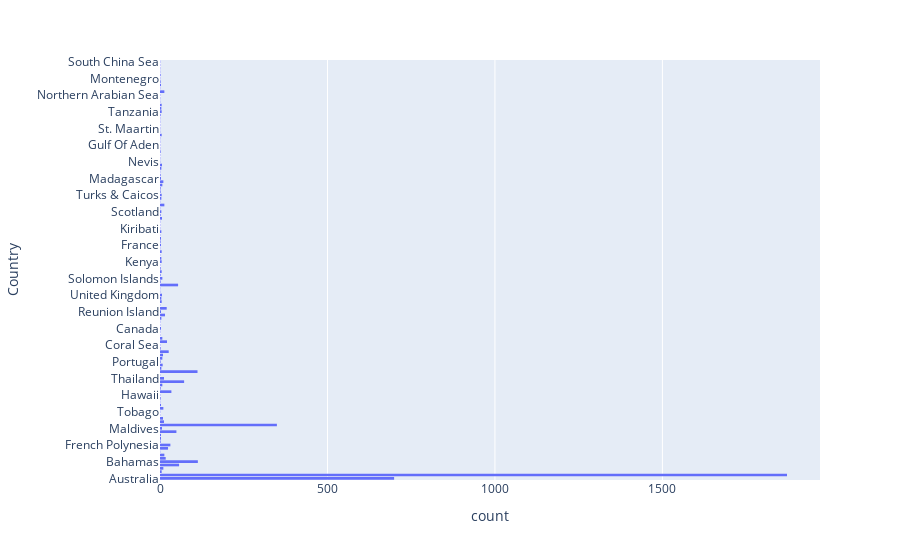

Here is the notebook cell this chart was saved with:
### Code cell
px.histogram(df_50_last_years, y= "Country")

### Figure 1 — Plotly figure (JSON) as saved in the notebook; plotly's stock layout.template omitted (floating-point values rounded to 4 significant figures; data arrays with more than 128 entries replaced by an {"elided": "..."} marker saying what was removed)
{"data": [{"alignmentgroup": "True", "bingroup": "y", "hovertemplate": "count=%{x}<br>Country=%{y}<extra></extra>", "legendgroup": "", "marker": {"color": "#636efa", "pattern": {"shape": ""}}, "name": "", "offsetgroup": "", "orientation": "h", "showlegend": false, "type": "histogram", "xaxis": "x", "y": {"elided": "3930 str values"}, "yaxis": "y"}], "layout": {"barmode": "relative", "legend": {"tracegroupgap": 0}, "margin": {"t": 60}, "xaxis": {"anchor": "y", "domain": [0, 1], "title": {"text": "count"}}, "yaxis": {"anchor": "x", "domain": [0, 1], "title": {"text": "Country"}}}}
